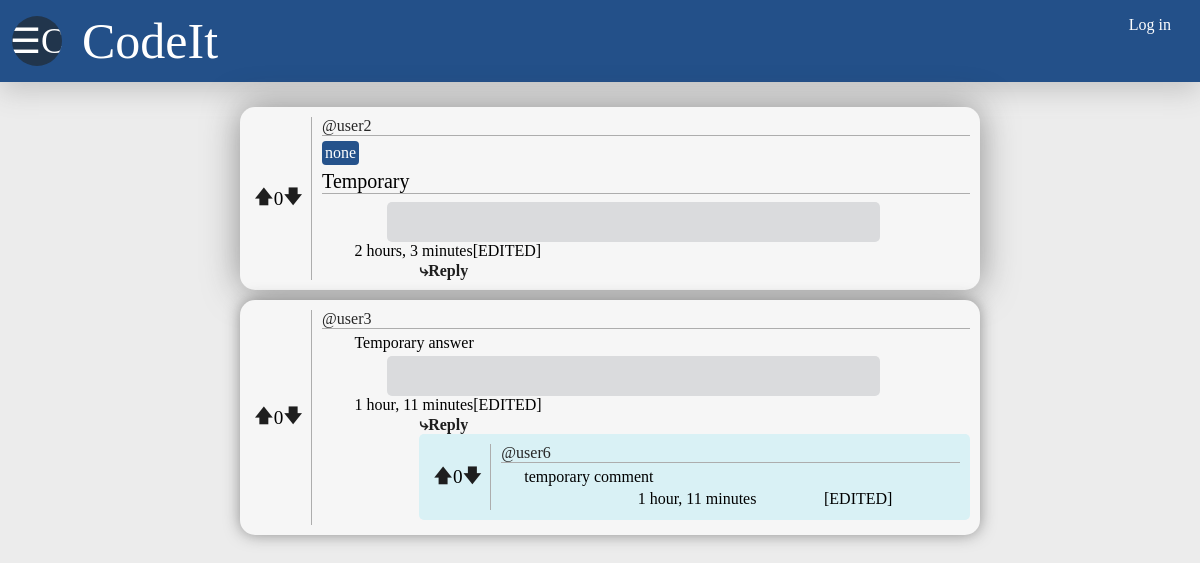
The app's page /question-page/15/ with its own data.
### CodeIt/models.py (models this page shows, shortened)
class Question(models.Model):
    user=models.ForeignKey(User, on_delete=models.SET_NULL, null=True)
    topic=models.CharField(max_length=300, null=True)
    header=models.CharField(max_length=300)
    body=models.TextField(null=True, blank=True)
    code=models.TextField(null=True, blank=True)
    votes=models.IntegerField(default=0)
    updated=models.DateTimeField(auto_now=True)
    created=models.DateTimeField(auto_now_add=True)

class Answer(models.Model):
    user=models.ForeignKey(User, on_delete=models.CASCADE)
    question=models.ForeignKey(Question, on_delete=models.CASCADE)
    body=models.TextField()
    code=models.TextField(null=True, blank=True)
    votes=models.IntegerField(default=0)
    updated=models.DateTimeField(auto_now=True)
    created=models.DateTimeField(auto_now_add=True)

class Comment(models.Model):
    user=models.ForeignKey(User, on_delete=models.CASCADE)
    answer=models.ForeignKey(Answer, on_delete=models.CASCADE)
    body=models.TextField()
    votes=models.IntegerField(default=0)
    updated=models.DateTimeField(auto_now=True)
    created=models.DateTimeField(auto_now_add=True)

### CodeIt/views.py (the view)
# urls.py: path('question-page/<str:pk>/',views.questionPage, name='question-page'),
def questionPage(request,pk):
    questions=Question.objects.get(id=pk)
    answers=questions.answer_set.all()
    comments = Comment.objects.filter(answer__in=answers)
    context={'questions':questions, 'answers':answers, 'comments':comments}
    return render(request, 'CodeIt/question_page.html', context)

### CodeIt/templates/CodeIt/question_page.html (shortened to what this page needs)
{% extends "main.html" %}
{% block content %}
<div class="question-page-main-div">
    <div class="question-div-question-page">
        <div class="question-votes-div">
            <a href="{% url 'question-vote' questions.id 1 %}">&#129093;</a>
            {{questions.votes}}
            <a href="{% url 'question-vote' questions.id -1 %}">&#129095;</a>
        </div>
        <div class="question-info-div">
            <div class="user-div">
                <span class="user-span">@{{questions.user}}</span>
            </div>
            <div class="topic-div">
                <span class="topic-span">{{questions.topic}}</span>
            </div>
            <div class="question-header-div">
                <span class="question-header-span">{{questions.header}}</span>
            </div>
            <div class="question-code-div">
            </div>
            <div class="created-edit-delete-div">
                <div class="created-edited-div">
                    <span class="created-div">{{questions.created|timesince}}</span>
                    <span class="edited-div">{% if questions.created != questions.updated %}[EDITED]{% endif %}</span>
                </div>
                <div class="edit-delete-div">
                </div>
            </div>
            <span class="reply">
                <a href="{% url 'answer-submit' questions.id %}">&rdca;Reply</a>
            </span>
        </div>
    </div>
    {% for answer in answers %}
    <div class="answer-main-div">
        <div class="answer-votes-div">
            <a href="{% url 'answer-vote' answer.id 1 %}">&#129093;</a>
            {{answer.votes}}
            <a href="{% url 'answer-vote' answer.id -1 %}">&#129095;</a>
        </div>
        <div class="answer-info-div">
            <div class="user-answer-div">
                <span class="user-span">@{{answer.user}}</span>
            </div>
            <div class="answer-body-div">
                <span class="question-body-span">{{answer.body}}</span>
            </div>
            <div class="answer-code-div">
            </div>
            <div class="created-edit-delete-div">
                <div class="created-edited-div">
                    <span class="created-div">{{answer.created|timesince}}</span>
                    <span class="edited-div">{% if answer.created != answer.updated %}[EDITED]{% endif %}</span>
                </div>
                <div class="edit-delete-div">
                </div>
            </div>
            <span class="reply">
                <a href="{% url 'comment-submit' answer.id %}">&rdca;Reply</a>
            </span>
            {% for comment in comments %}
            <div class="comment-main-div">
                    {% if comment.answer == answer %}
                        <div class="comment-votes-div">
                            <a href="{% url 'comment-vote' comment.id 1 %}">&#129093;</a>
                            {{comment.votes}}
                            <a href="{% url 'comment-vote' comment.id -1 %}">&#129095;</a>
                        </div>
                        <div class="comment-info-div">
                            <div class="comment-user-div">
                                <span class="user-span">@{{comment.user}}</span>
                            </div>
                            <div class="comment-body-div">
                                <span class="question-body-span">{{comment.body}}</span>
                            </div>
                            <div class="created-edit-delete-div-question-page">
                                <div class="created-edited-div">
                                    <span class="created-div">{{comment.created|timesince}}</span>
                                    <span class="edited-div">{% if comment.created != comment.updated %}[EDITED]{% endif %}</span>
                                </div>
                            </div>
                        </div>
                    {% endif %}
            </div>
            {% endfor %}
        </div>
    </div>
    {% endfor %}
</div>
{% endblock content %}

### static/styles/main.css (style rules this page uses)
body { margin: 0; background-color: rgb(236, 236, 236); margin-top: 0; height: 100%; }
a { color:rgba(30,30,30); }
a { text-decoration: none; }
.question-info-div, .answer-info-div, .comment-info-div { display: flex; flex-direction: column; width: 100%; padding-left: 10px; }
.user-div, .user-answer-div, .comment-user-div { justify-content: left; margin-bottom: 5px; border-bottom: 0.2px solid #adadad; }
.user-span { font-size: 16px; color: rgb(38, 38, 38); margin-bottom: 2px; }
.topic-div { justify-content: left; color: rgb(38, 38, 38); border-radius: 4px; display: flex; background-color: rgba(0, 54, 120, 0.85); width: fit-content; padding: 3px; margin-bottom: 5px; }
.topic-span { font-size: 16px; color: white; }
.question-header-div { font-size: 20px; margin-bottom: 10px; width: 100%; border-bottom: 0.2px solid #adadad; margin-bottom: 4px; }
.question-votes-div { display: flex; justify-content: center; align-items: center; padding: 4px; padding-right: 8px; font-size: larger; border-right: 0.2px solid #adadad; }
.created-edit-delete-div { display: flex; flex-direction: row; justify-content: space-between; padding-bottom: 2px; padding-left: 5%; }
.created-edited-div { display: flex; justify-content: space-evenly; }
.edit-delete-div { display: flex; width: 50%; justify-content: end; padding-right: 15px; }
.question-page-main-div { display: flex; width: 100%; padding: 10px; justify-content: center; align-items: center; height: fit-content; margin-top: 0; flex-direction: column; }
.question-div-question-page { display: flex; flex-direction: row; background-color: rgb(246, 246, 246); padding: 10px; border-radius: 15px; margin-bottom: 10px; height: fit-content; width: 60%; box-shadow: 0 0 35px rgba(50,50,50,0.5); }
.question-body-div, .answer-body-div, .comment-body-div { display: flex; max-width: 95%; font-size: 16px; margin-bottom: 10px; margin-bottom: 4px; padding-left: 5%; }
.question-code-div, .answer-code-div { margin-left: 10%; background-color: rgb(218, 219, 221); max-width: 70%; padding: 20px; border-radius: 5px; }
.answer-main-div { display: flex; flex-direction: row; background-color: rgb(246, 246, 246); padding: 10px; border-radius: 15px; margin-bottom: 10px; height: fit-content; width: 60%; box-shadow: 0 0 15px rgba(50,50,50,0.5); }
.answer-votes-div, .comment-votes-div { display: flex; justify-content: center; align-items: center; padding: 4px; padding-right: 8px; font-size: larger; border-right: 0.2px solid #adadad; }
.answer-info-div { display: flex; flex-direction: column; width: 100%; }
.comment-main-div { display: flex; flex-direction: row; margin-left: 15%; max-width: 85%; background-color: rgb(217, 241, 245); padding: 10px; border-radius: 5px; margin-bottom: 5px; }
.created-edit-delete-div-question-page { display: flex; flex-direction: column; justify-content: space-between; padding-bottom: 2px; padding-left: 15%; }
.reply { font-size: 42; margin-left: 15%; font-weight: bolder; }
.created-edited-div, .edited-div { font-size: 16px; }

### records on screen
Question: votes "0", user "user2", topic "none", header "Temporary", created "2 hours, 3 minutes"
Answer: votes "0", user "user3", body "Temporary answer", created "1 hour, 11 minutes", shows "[EDITED]"
Comment: votes "0", user "user6", body "temporary comment", created "1 hour, 11 minutes", shows "[EDITED]"
